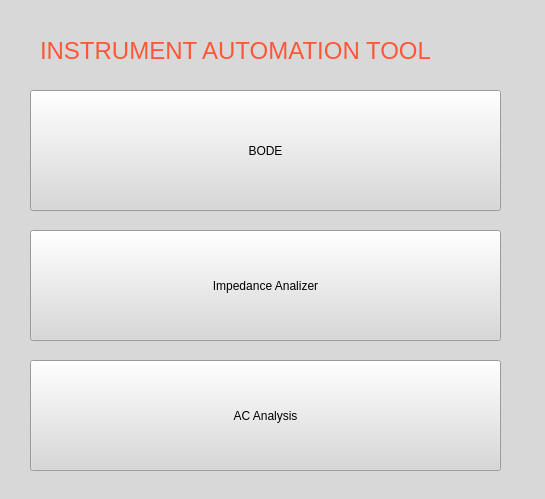
<?xml version="1.0" encoding="UTF-8"?>
<ui version="4.0">
 <class>MainWindow</class>
 <widget class="QMainWindow" name="MainWindow">
  <property name="geometry">
   <rect>
    <x>0</x>
    <y>0</y>
    <width>545</width>
    <height>499</height>
   </rect>
  </property>
  <property name="windowTitle">
   <string>MainWindow</string>
  </property>
  <property name="styleSheet">
   <string notr="true">background-color: rgb(216, 216, 216);</string>
  </property>
  <widget class="QWidget" name="centralwidget">
   <widget class="QPushButton" name="bodeButton">
    <property name="geometry">
     <rect>
      <x>30</x>
      <y>90</y>
      <width>471</width>
      <height>121</height>
     </rect>
    </property>
    <property name="text">
     <string>BODE</string>
    </property>
   </widget>
   <widget class="QPushButton" name="acAnalysisButton">
    <property name="geometry">
     <rect>
      <x>30</x>
      <y>360</y>
      <width>471</width>
      <height>111</height>
     </rect>
    </property>
    <property name="text">
     <string>AC Analysis</string>
    </property>
   </widget>
   <widget class="QPushButton" name="impedanceAnalizerButton">
    <property name="geometry">
     <rect>
      <x>30</x>
      <y>230</y>
      <width>471</width>
      <height>111</height>
     </rect>
    </property>
    <property name="text">
     <string>Impedance Analizer</string>
    </property>
   </widget>
   <widget class="QLabel" name="label">
    <property name="geometry">
     <rect>
      <x>40</x>
      <y>20</y>
      <width>491</width>
      <height>61</height>
     </rect>
    </property>
    <property name="font">
     <font>
      <family>MS Shell Dlg 2</family>
      <pointsize>18</pointsize>
      <weight>9</weight>
      <italic>false</italic>
      <bold>false</bold>
     </font>
    </property>
    <property name="styleSheet">
     <string notr="true">font: 75 18pt &quot;MS Shell Dlg 2&quot;;
color: rgb(255, 86, 56);</string>
    </property>
    <property name="text">
     <string>INSTRUMENT AUTOMATION TOOL</string>
    </property>
   </widget>
  </widget>
  <widget class="QStatusBar" name="statusbar"/>
 </widget>
 <resources/>
 <connections/>
</ui>
